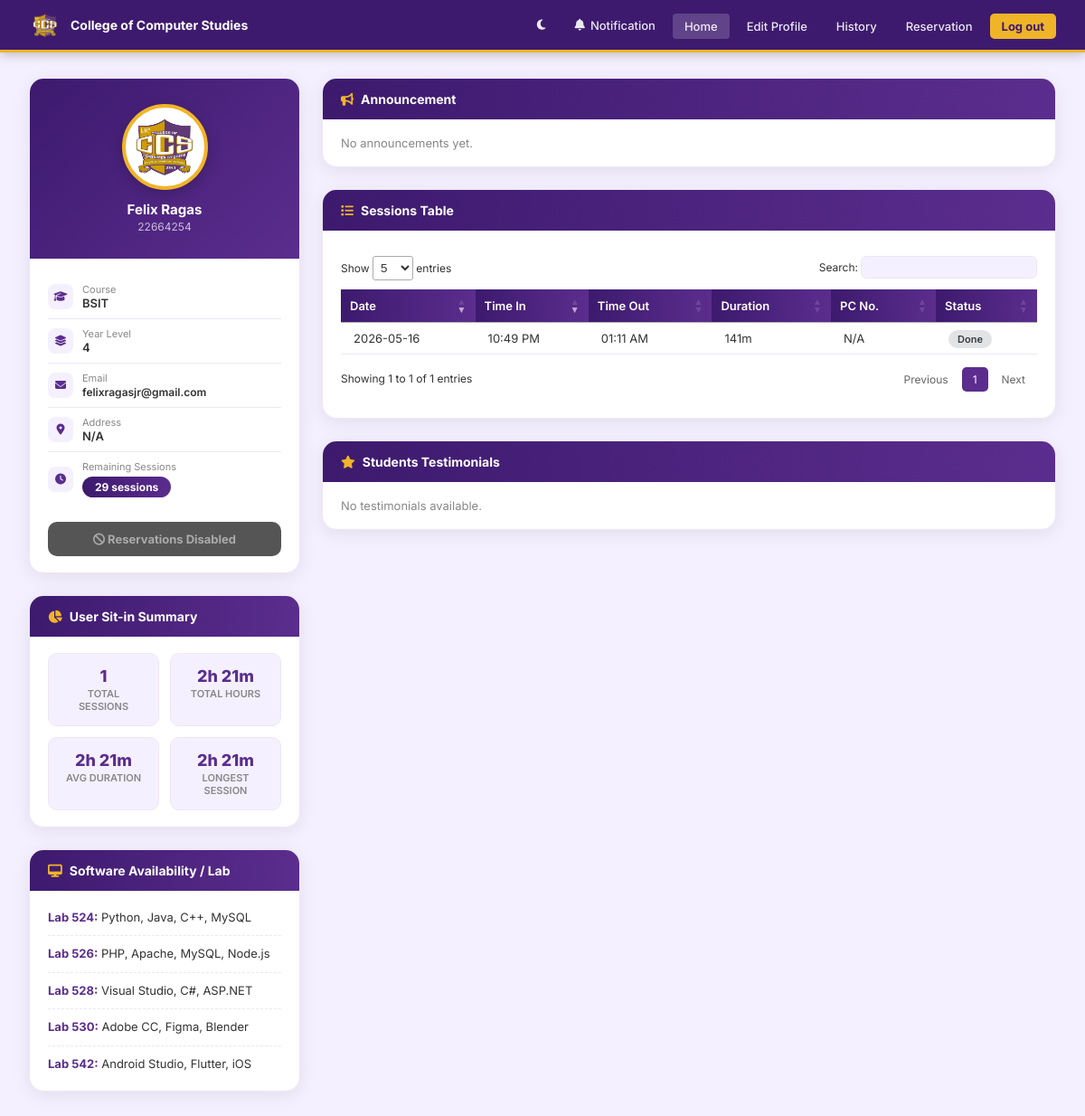
Page /dashboard.php (signed in) on the committed database.
### tables this page shows
CREATE TABLE `students` (
  `id` int(11) NOT NULL AUTO_INCREMENT,
  `id_number` varchar(50) NOT NULL,
  `lname` varchar(100) NOT NULL,
  `fname` varchar(100) NOT NULL,
  `mname` varchar(100) DEFAULT NULL,
  `course_lvl` varchar(50) NOT NULL,
  `password` varchar(255) NOT NULL,
  `email` varchar(100) NOT NULL,
  `course` varchar(100) NOT NULL,
  `address` text DEFAULT NULL,
  `remaining_session` int(11) DEFAULT 30,
  `photo` varchar(255) DEFAULT NULL,
  PRIMARY KEY (`id`),
  UNIQUE KEY `id_number` (`id_number`),
  UNIQUE KEY `email` (`email`)
);

CREATE TABLE `sit_in_records` (
  `id` int(11) NOT NULL AUTO_INCREMENT,
  `id_number` varchar(50) NOT NULL,
  `student_name` varchar(150) NOT NULL,
  `purpose` text DEFAULT NULL,
  `lab` varchar(50) DEFAULT NULL,
  `time_in` datetime DEFAULT NULL,
  `time_out` datetime DEFAULT NULL,
  `status` varchar(50) DEFAULT 'Pending',
  `pc_no` varchar(50) DEFAULT 'N/A',
  PRIMARY KEY (`id`)
);

### dashboard.php (the view, shortened to what this page needs)
<?php
require_once 'db.php';
$stmt = $pdo->prepare("SELECT * FROM students WHERE id_number = ?");
$stmt->execute([$_SESSION['user']]);
$student = $stmt->fetch();
$announcements = $pdo->query("SELECT * FROM announcements ORDER BY created_at DESC")->fetchAll();
$setting = $pdo->query("SELECT setting_value FROM settings WHERE setting_name='reservations_enabled'");
if ($setting) {
    $val = $setting->fetchColumn();
    $reservations_enabled = ($val === false) ? true : (bool)$val;
} else {
    $reservations_enabled = true;
}
$pending_check = $pdo->prepare("SELECT id, pc_no, lab FROM sit_in_records WHERE id_number = ? AND status = 'Pending'");
$pending_check->execute([$_SESSION['user']]);
$pending_session = $pending_check->fetch();
$stats = $pdo->prepare("
    SELECT
        COUNT(*) as total_sessions,
        SUM(TIMESTAMPDIFF(MINUTE, time_in, time_out)) as total_minutes,
        AVG(TIMESTAMPDIFF(MINUTE, time_in, time_out)) as avg_minutes,
        MAX(TIMESTAMPDIFF(MINUTE, time_in, time_out)) as max_minutes
    FROM sit_in_records
    WHERE id_number = ? AND status = 'Done'
");
$stats->execute([$_SESSION['user']]);
$user_stats = $stats->fetch();
$total_sessions = $user_stats['total_sessions'] ?? 0;
$total_hours = floor(($user_stats['total_minutes'] ?? 0) / 60) . 'h ' . (($user_stats['total_minutes'] ?? 0) % 60) . 'm';
$avg_duration = floor(($user_stats['avg_minutes'] ?? 0) / 60) . 'h ' . round(($user_stats['avg_minutes'] ?? 0) % 60) . 'm';
$longest_session = floor(($user_stats['max_minutes'] ?? 0) / 60) . 'h ' . (($user_stats['max_minutes'] ?? 0) % 60) . 'm';
$sessions_stmt = $pdo->prepare("SELECT * FROM sit_in_records WHERE id_number = ? ORDER BY time_in DESC LIMIT 20");
$sessions_stmt->execute([$_SESSION['user']]);
$recent_sessions = $sessions_stmt->fetchAll();
$testimonials_stmt = $pdo->query("
    SELECT student_name, rating, message, created_at
    FROM feedback
    WHERE rating >= 4
    ORDER BY created_at DESC LIMIT 5
");
$testimonials = $testimonials_stmt->fetchAll();
$avatar = 'logos.png';
?>
<!DOCTYPE html>
<html lang="en" data-theme="light">
<head>
    <link rel="stylesheet" href="https://cdnjs.cloudflare.com/ajax/libs/font-awesome/6.4.0/css/all.min.css">
    <link rel="stylesheet" href="https://cdn.datatables.net/1.13.6/css/jquery.dataTables.min.css">
</head>
<body>
<nav class="navbar">
    <a href="dashboard.php" class="navbar-brand">
        <img src="logos.png" alt="CCS">
        College of Computer Studies
    </a>
    <ul class="nav-links">
        <li>
            <button id="themeToggle" class="btn-theme" title="Toggle Dark Mode">
                <i class="fas fa-moon"></i>
            </button>
        </li>
        <li class="dropdown">
            <a class="dropdown-toggle">
                <i class="fas fa-bell"></i> Notification
            </a>
        </li>
        <li><a href="dashboard.php" class="active">Home</a></li>
        <li><a href="student/edit_profile.php">Edit Profile</a></li>
        <li><a href="student/history.php">History</a></li>
        <li><a href="student/reservation.php">Reservation</a></li>
        <li><a href="logout.php" class="btn-logout-nav">Log out</a></li>
    </ul>
</nav>
<div class="main-content">
    <div class="left-col">
        <div class="card student-card">
            <div class="student-card-top">
                <div class="avatar-wrap" onclick="document.getElementById('photoModal').classList.add('show')" title="Change photo">
                    <img src="<?=htmlspecialchars($avatar)?>" alt="Avatar" id="avatarImg">
                </div>
                <div class="student-name"><?=htmlspecialchars($student['fname'].' '.$student['lname'])?></div>
                <div class="student-id"><?=htmlspecialchars($student['id_number'])?></div>
            </div>
            <div class="card-body">
                <div class="info-item">
                    <div class="info-icon"><i class="fas fa-graduation-cap"></i></div>
                    <div><span class="info-label">Course</span><span class="info-value"><?=htmlspecialchars($student['course'])?></span></div>
                </div>
                <div class="info-item">
                    <div class="info-icon"><i class="fas fa-layer-group"></i></div>
                    <div><span class="info-label">Year Level</span><span class="info-value"><?=htmlspecialchars($student['course_lvl'])?></span></div>
                </div>
                <div class="info-item">
                    <div class="info-icon"><i class="fas fa-envelope"></i></div>
                    <div><span class="info-label">Email</span><span class="info-value" style="font-size:12px"><?=htmlspecialchars($student['email'])?></span></div>
                </div>
                <div class="info-item">
                    <div class="info-icon"><i class="fas fa-map-marker-alt"></i></div>
                    <div><span class="info-label">Address</span><span class="info-value"><?=htmlspecialchars($student['address'] ?: 'N/A')?></span></div>
                </div>
                <div class="info-item">
                    <div class="info-icon"><i class="fas fa-clock"></i></div>
                    <div><span class="info-label">Remaining Sessions</span><span class="session-badge"><?=htmlspecialchars($student['remaining_session'])?> sessions</span></div>
                </div>
            </div>
            <?php if($pending_session): ?>
            <form method="POST" style="margin:0 20px 18px;">
                <button type="submit" name="cancel_sitin" class="btn-sitin" style="background:#dc3545;color:#fff;width:100%;margin:0;box-shadow:0 4px 12px rgba(220,53,69,0.2)" onclick="return confirm('Are you sure you want to cancel your pending request for PC <?=htmlspecialchars($pending_session['pc_no'])?> in Lab <?=htmlspecialchars($pending_session['lab'])?>?')">
                    <i class="fas fa-times-circle"></i> Cancel Pending Request
                </button>
            </form>
            <?php elseif($reservations_enabled): ?>
            <button class="btn-sitin" onclick="document.getElementById('sitinModal').classList.add('show')">
                <i class="fas fa-desktop"></i> Request Sit-in
            </button>
            <?php else: ?>
            <button class="btn-sitin" disabled title="Reservations are currently disabled by the administrator.">
                <i class="fas fa-ban"></i> Reservations Disabled
            </button>
            <?php endif; ?>
        </div>
        <div class="card">
            <div class="card-header"><i class="fas fa-chart-pie"></i> User Sit-in Summary</div>
            <div class="card-body stat-grid">
                <div class="stat-box">
                    <div class="stat-val"><?= $total_sessions ?></div>
                    <div class="stat-lbl">Total Sessions</div>
                </div>
                <div class="stat-box">
                    <div class="stat-val"><?= $total_hours ?></div>
                    <div class="stat-lbl">Total Hours</div>
                </div>
                <div class="stat-box">
                    <div class="stat-val"><?= $avg_duration ?></div>
                    <div class="stat-lbl">Avg Duration</div>
                </div>
                <div class="stat-box">
                    <div class="stat-val"><?= $longest_session ?></div>
                    <div class="stat-lbl">Longest Session</div>
                </div>
            </div>
        </div>
        <div class="card">
            <div class="card-header"><i class="fas fa-desktop"></i> Software Availability / Lab</div>
            <div class="card-body">
                <ul class="lab-list">
                    <li><strong>Lab 524:</strong> Python, Java, C++, MySQL</li>
                    <li><strong>Lab 526:</strong> PHP, Apache, MySQL, Node.js</li>
                    <li><strong>Lab 528:</strong> Visual Studio, C#, ASP.NET</li>
                    <li><strong>Lab 530:</strong> Adobe CC, Figma, Blender</li>
                    <li><strong>Lab 542:</strong> Android Studio, Flutter, iOS</li>
                </ul>
            </div>
        </div>
    </div>
    <div class="right-col">
        <div class="card">
            <div class="card-header"><i class="fas fa-bullhorn"></i> Announcement</div>
            <div class="card-body">
                <?php if(empty($announcements)): ?>
                    <p style="color:var(--text-muted);font-size:13px">No announcements yet.</p>
                <?php endif; ?>
            </div>
        </div>
        <div class="card">
            <div class="card-header"><i class="fas fa-list"></i> Sessions Table</div>
            <div class="card-body">
                <table id="sessionsTable" class="dataTable">
                    <thead>
                        <tr>
                            <th>Date</th><th>Time In</th><th>Time Out</th><th>Duration</th><th>PC No.</th><th>Status</th>
                        </tr>
                    </thead>
                    <tbody>
                        <?php foreach($recent_sessions as $s):
                            $duration = '--';
                            if ($s['time_in'] && $s['time_out']) {
                                $diff = strtotime($s['time_out']) - strtotime($s['time_in']);
                                $duration = floor($diff/60) . 'm';
                            }
                        ?>
                        <tr>
                            <td><?= date('Y-m-d', strtotime($s['time_in'])) ?></td>
                            <td><?= date('h:i A', strtotime($s['time_in'])) ?></td>
                            <td><?= $s['time_out'] ? date('h:i A', strtotime($s['time_out'])) : '--' ?></td>
                            <td><?= $duration ?></td>
                            <td><?= htmlspecialchars($s['pc_no']) ?></td>
                            <td><span class="badge badge-<?=strtolower($s['status'])?>"><?= $s['status'] ?></span></td>
                        </tr>
                        <?php endforeach; ?>
                    </tbody>
                </table>
            </div>
        </div>
        <div class="card">
            <div class="card-header"><i class="fas fa-star"></i> Students Testimonials</div>
            <div class="card-body">
                <div class="testi-scroll">
                    <?php if(empty($testimonials)): ?>
                        <p style="color:var(--text-muted);font-size:13px">No testimonials available.</p>
                    <?php endif; ?>
                </div>
            </div>
        </div>
    </div>
</div>
</body>
</html>

### rows in the picture
students: fname+lname "Felix Ragas", id_number "22664254", course "BSIT", course_lvl "4", email "felixragasjr@gmail.com", address "N/A", remaining_session "29"
sit_in_records: time_in "2026-05-16", time_in "10:49 PM", time_out "01:11 AM", duration "141m", pc_no "N/A", status "Done"

### other values in the picture
$total_sessions "1"
$total_hours "2h 21m"
$avg_duration "2h 21m"
$longest_session "2h 21m"
